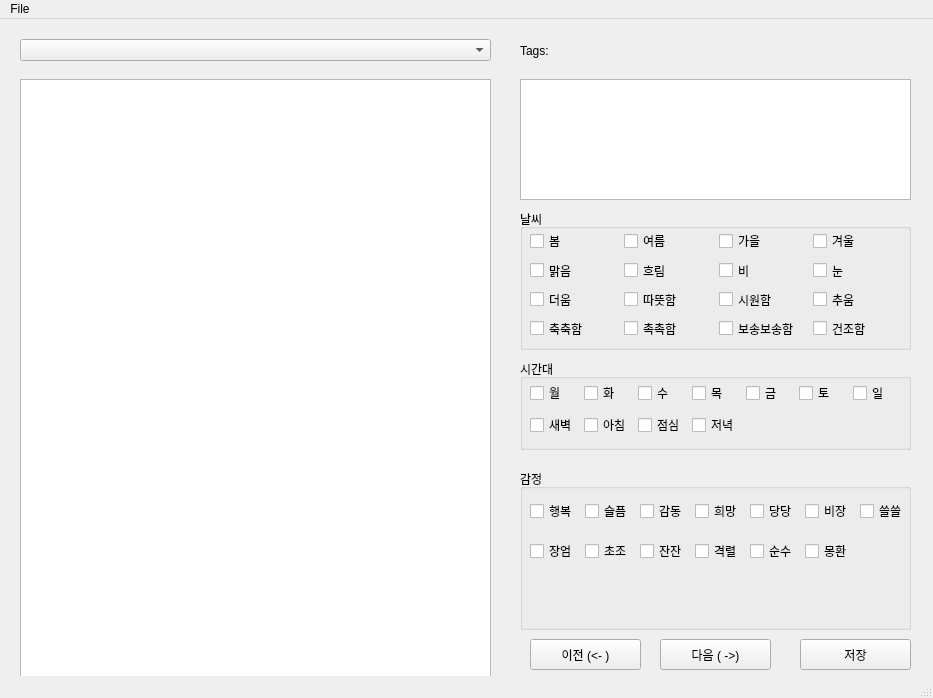
<?xml version="1.0" encoding="UTF-8"?>
<ui version="4.0">
 <class>MainWindow</class>
 <widget class="QMainWindow" name="MainWindow">
  <property name="geometry">
   <rect>
    <x>0</x>
    <y>0</y>
    <width>933</width>
    <height>698</height>
   </rect>
  </property>
  <property name="windowTitle">
   <string>PoetTagger</string>
  </property>
  <widget class="QWidget" name="centralwidget">
   <widget class="QComboBox" name="comboBox">
    <property name="geometry">
     <rect>
      <x>20</x>
      <y>20</y>
      <width>471</width>
      <height>22</height>
     </rect>
    </property>
   </widget>
   <widget class="QTextEdit" name="textEdit">
    <property name="geometry">
     <rect>
      <x>20</x>
      <y>60</y>
      <width>471</width>
      <height>601</height>
     </rect>
    </property>
   </widget>
   <widget class="QTextEdit" name="tagEdit">
    <property name="geometry">
     <rect>
      <x>520</x>
      <y>60</y>
      <width>391</width>
      <height>121</height>
     </rect>
    </property>
   </widget>
   <widget class="QLabel" name="label">
    <property name="geometry">
     <rect>
      <x>520</x>
      <y>22</y>
      <width>56</width>
      <height>20</height>
     </rect>
    </property>
    <property name="text">
     <string>Tags:</string>
    </property>
   </widget>
   <widget class="QGroupBox" name="groupBox_3">
    <property name="geometry">
     <rect>
      <x>520</x>
      <y>340</y>
      <width>391</width>
      <height>91</height>
     </rect>
    </property>
    <property name="title">
     <string>시간대</string>
    </property>
    <widget class="QWidget" name="gridLayoutWidget_2">
     <property name="geometry">
      <rect>
       <x>10</x>
       <y>20</y>
       <width>371</width>
       <height>61</height>
      </rect>
     </property>
     <layout class="QGridLayout" name="gridLayout_3">
      <item row="0" column="1">
       <widget class="QCheckBox" name="cb_tued">
        <property name="text">
         <string>화</string>
        </property>
       </widget>
      </item>
      <item row="0" column="6">
       <widget class="QCheckBox" name="cb_sund">
        <property name="text">
         <string>일</string>
        </property>
       </widget>
      </item>
      <item row="0" column="0">
       <widget class="QCheckBox" name="cb_mond">
        <property name="text">
         <string>월</string>
        </property>
       </widget>
      </item>
      <item row="0" column="5">
       <widget class="QCheckBox" name="cb_satd">
        <property name="text">
         <string>토</string>
        </property>
       </widget>
      </item>
      <item row="0" column="3">
       <widget class="QCheckBox" name="cb_thud">
        <property name="text">
         <string>목</string>
        </property>
       </widget>
      </item>
      <item row="0" column="4">
       <widget class="QCheckBox" name="cb_frid">
        <property name="text">
         <string>금</string>
        </property>
       </widget>
      </item>
      <item row="0" column="2">
       <widget class="QCheckBox" name="cb_wed">
        <property name="text">
         <string>수</string>
        </property>
       </widget>
      </item>
      <item row="1" column="0">
       <widget class="QCheckBox" name="checkBox_8">
        <property name="text">
         <string>새벽</string>
        </property>
       </widget>
      </item>
      <item row="1" column="1">
       <widget class="QCheckBox" name="checkBox_9">
        <property name="text">
         <string>아침</string>
        </property>
       </widget>
      </item>
      <item row="1" column="2">
       <widget class="QCheckBox" name="checkBox_10">
        <property name="text">
         <string>점심</string>
        </property>
       </widget>
      </item>
      <item row="1" column="3">
       <widget class="QCheckBox" name="checkBox_11">
        <property name="text">
         <string>저녁</string>
        </property>
       </widget>
      </item>
     </layout>
    </widget>
   </widget>
   <widget class="QGroupBox" name="groupBox_4">
    <property name="geometry">
     <rect>
      <x>520</x>
      <y>190</y>
      <width>391</width>
      <height>141</height>
     </rect>
    </property>
    <property name="title">
     <string>날씨</string>
    </property>
    <widget class="QWidget" name="gridLayoutWidget">
     <property name="geometry">
      <rect>
       <x>10</x>
       <y>20</y>
       <width>371</width>
       <height>111</height>
      </rect>
     </property>
     <layout class="QGridLayout" name="gridLayout_2">
      <item row="3" column="1">
       <widget class="QCheckBox" name="cb_moist">
        <property name="text">
         <string>촉촉함</string>
        </property>
       </widget>
      </item>
      <item row="3" column="2">
       <widget class="QCheckBox" name="cb_fluffy">
        <property name="text">
         <string>보송보송함</string>
        </property>
       </widget>
      </item>
      <item row="0" column="3">
       <widget class="QCheckBox" name="cb_winter">
        <property name="text">
         <string>겨울</string>
        </property>
       </widget>
      </item>
      <item row="1" column="3">
       <widget class="QCheckBox" name="cb_snowy">
        <property name="text">
         <string>눈</string>
        </property>
       </widget>
      </item>
      <item row="0" column="2">
       <widget class="QCheckBox" name="cb_fall">
        <property name="text">
         <string>가을</string>
        </property>
       </widget>
      </item>
      <item row="3" column="3">
       <widget class="QCheckBox" name="cb_dry">
        <property name="text">
         <string>건조함</string>
        </property>
       </widget>
      </item>
      <item row="1" column="0">
       <widget class="QCheckBox" name="cb_sunny">
        <property name="text">
         <string>맑음</string>
        </property>
       </widget>
      </item>
      <item row="2" column="3">
       <widget class="QCheckBox" name="cb_cold">
        <property name="text">
         <string>추움</string>
        </property>
       </widget>
      </item>
      <item row="0" column="1">
       <widget class="QCheckBox" name="cb_summer">
        <property name="text">
         <string>여름</string>
        </property>
       </widget>
      </item>
      <item row="0" column="0">
       <widget class="QCheckBox" name="cb_spring">
        <property name="text">
         <string>봄</string>
        </property>
       </widget>
      </item>
      <item row="3" column="0">
       <widget class="QCheckBox" name="cb_wet">
        <property name="text">
         <string>축축함</string>
        </property>
       </widget>
      </item>
      <item row="2" column="2">
       <widget class="QCheckBox" name="cb_cool">
        <property name="text">
         <string>시원함</string>
        </property>
       </widget>
      </item>
      <item row="2" column="0">
       <widget class="QCheckBox" name="cb_hot">
        <property name="text">
         <string>더움</string>
        </property>
       </widget>
      </item>
      <item row="2" column="1">
       <widget class="QCheckBox" name="cb_warm">
        <property name="text">
         <string>따뜻함</string>
        </property>
       </widget>
      </item>
      <item row="1" column="1">
       <widget class="QCheckBox" name="cb_cloudy">
        <property name="text">
         <string>흐림</string>
        </property>
       </widget>
      </item>
      <item row="1" column="2">
       <widget class="QCheckBox" name="cb_rainy">
        <property name="text">
         <string>비</string>
        </property>
       </widget>
      </item>
     </layout>
    </widget>
   </widget>
   <widget class="QGroupBox" name="groupBox">
    <property name="geometry">
     <rect>
      <x>520</x>
      <y>450</y>
      <width>391</width>
      <height>161</height>
     </rect>
    </property>
    <property name="title">
     <string>감정</string>
    </property>
    <widget class="QWidget" name="gridLayoutWidget_3">
     <property name="geometry">
      <rect>
       <x>10</x>
       <y>20</y>
       <width>379</width>
       <height>84</height>
      </rect>
     </property>
     <layout class="QGridLayout" name="gridLayout_4">
      <item row="1" column="0">
       <widget class="QCheckBox" name="cb_magni">
        <property name="text">
         <string>장엄</string>
        </property>
       </widget>
      </item>
      <item row="0" column="5">
       <widget class="QCheckBox" name="cb_tragic">
        <property name="text">
         <string>비장</string>
        </property>
       </widget>
      </item>
      <item row="0" column="2">
       <widget class="QCheckBox" name="cb_moving">
        <property name="text">
         <string>감동</string>
        </property>
       </widget>
      </item>
      <item row="0" column="6">
       <widget class="QCheckBox" name="cb_lone">
        <property name="text">
         <string>쓸쓸</string>
        </property>
       </widget>
      </item>
      <item row="0" column="0">
       <widget class="QCheckBox" name="cb_happy">
        <property name="text">
         <string>행복</string>
        </property>
       </widget>
      </item>
      <item row="0" column="1">
       <widget class="QCheckBox" name="cb_sad">
        <property name="text">
         <string>슬픔</string>
        </property>
       </widget>
      </item>
      <item row="0" column="3">
       <widget class="QCheckBox" name="cb_hope">
        <property name="text">
         <string>희망</string>
        </property>
       </widget>
      </item>
      <item row="0" column="4">
       <widget class="QCheckBox" name="cb_proud">
        <property name="text">
         <string>당당</string>
        </property>
       </widget>
      </item>
      <item row="1" column="1">
       <widget class="QCheckBox" name="cb_anxi">
        <property name="text">
         <string>초조</string>
        </property>
       </widget>
      </item>
      <item row="1" column="2">
       <widget class="QCheckBox" name="cb_calm">
        <property name="text">
         <string>잔잔</string>
        </property>
       </widget>
      </item>
      <item row="1" column="3">
       <widget class="QCheckBox" name="cb_intense">
        <property name="text">
         <string>격렬</string>
        </property>
       </widget>
      </item>
      <item row="1" column="4">
       <widget class="QCheckBox" name="cb_pure">
        <property name="text">
         <string>순수</string>
        </property>
       </widget>
      </item>
      <item row="1" column="5">
       <widget class="QCheckBox" name="cb_dream">
        <property name="text">
         <string>몽환</string>
        </property>
       </widget>
      </item>
     </layout>
    </widget>
   </widget>
   <widget class="QPushButton" name="nextButton">
    <property name="geometry">
     <rect>
      <x>660</x>
      <y>620</y>
      <width>111</width>
      <height>31</height>
     </rect>
    </property>
    <property name="text">
     <string>다음 ( -&gt;)</string>
    </property>
   </widget>
   <widget class="QPushButton" name="prevButton">
    <property name="geometry">
     <rect>
      <x>530</x>
      <y>620</y>
      <width>111</width>
      <height>31</height>
     </rect>
    </property>
    <property name="text">
     <string>이전 (&lt;- )</string>
    </property>
   </widget>
   <widget class="QPushButton" name="saveButton">
    <property name="geometry">
     <rect>
      <x>800</x>
      <y>620</y>
      <width>111</width>
      <height>31</height>
     </rect>
    </property>
    <property name="text">
     <string>저장</string>
    </property>
   </widget>
  </widget>
  <widget class="QMenuBar" name="menubar">
   <property name="geometry">
    <rect>
     <x>0</x>
     <y>0</y>
     <width>933</width>
     <height>18</height>
    </rect>
   </property>
   <widget class="QMenu" name="menu">
    <property name="title">
     <string>File</string>
    </property>
    <addaction name="actionOpen"/>
    <addaction name="actionSave"/>
    <addaction name="actionSave_as"/>
   </widget>
   <addaction name="menu"/>
  </widget>
  <widget class="QStatusBar" name="statusbar"/>
  <action name="actionOpen">
   <property name="text">
    <string>Open</string>
   </property>
  </action>
  <action name="actionSave">
   <property name="text">
    <string>Save</string>
   </property>
  </action>
  <action name="actionSave_as">
   <property name="text">
    <string>Save as</string>
   </property>
  </action>
 </widget>
 <resources/>
 <connections/>
</ui>
